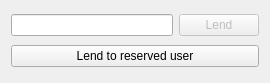
<?xml version="1.0" encoding="UTF-8"?>
<ui version="4.0">
 <class>lendDialog</class>
 <widget class="QDialog" name="lendDialog">
  <property name="geometry">
   <rect>
    <x>0</x>
    <y>0</y>
    <width>270</width>
    <height>83</height>
   </rect>
  </property>
  <property name="windowTitle">
   <string>Lending</string>
  </property>
  <layout class="QGridLayout" name="gridLayout">
   <item row="0" column="0">
    <widget class="QLineEdit" name="idLine"/>
   </item>
   <item row="0" column="1">
    <widget class="QPushButton" name="lendButton">
     <property name="enabled">
      <bool>false</bool>
     </property>
     <property name="text">
      <string>Lend</string>
     </property>
    </widget>
   </item>
   <item row="1" column="0" colspan="2">
    <widget class="QPushButton" name="reserveButton">
     <property name="text">
      <string>Lend to reserved user</string>
     </property>
    </widget>
   </item>
  </layout>
 </widget>
 <resources/>
 <connections>
  <connection>
   <sender>idLine</sender>
   <signal>returnPressed()</signal>
   <receiver>lendButton</receiver>
   <slot>click()</slot>
   <hints>
    <hint type="sourcelabel">
     <x>123</x>
     <y>25</y>
    </hint>
    <hint type="destinationlabel">
     <x>201</x>
     <y>25</y>
    </hint>
   </hints>
  </connection>
 </connections>
</ui>
